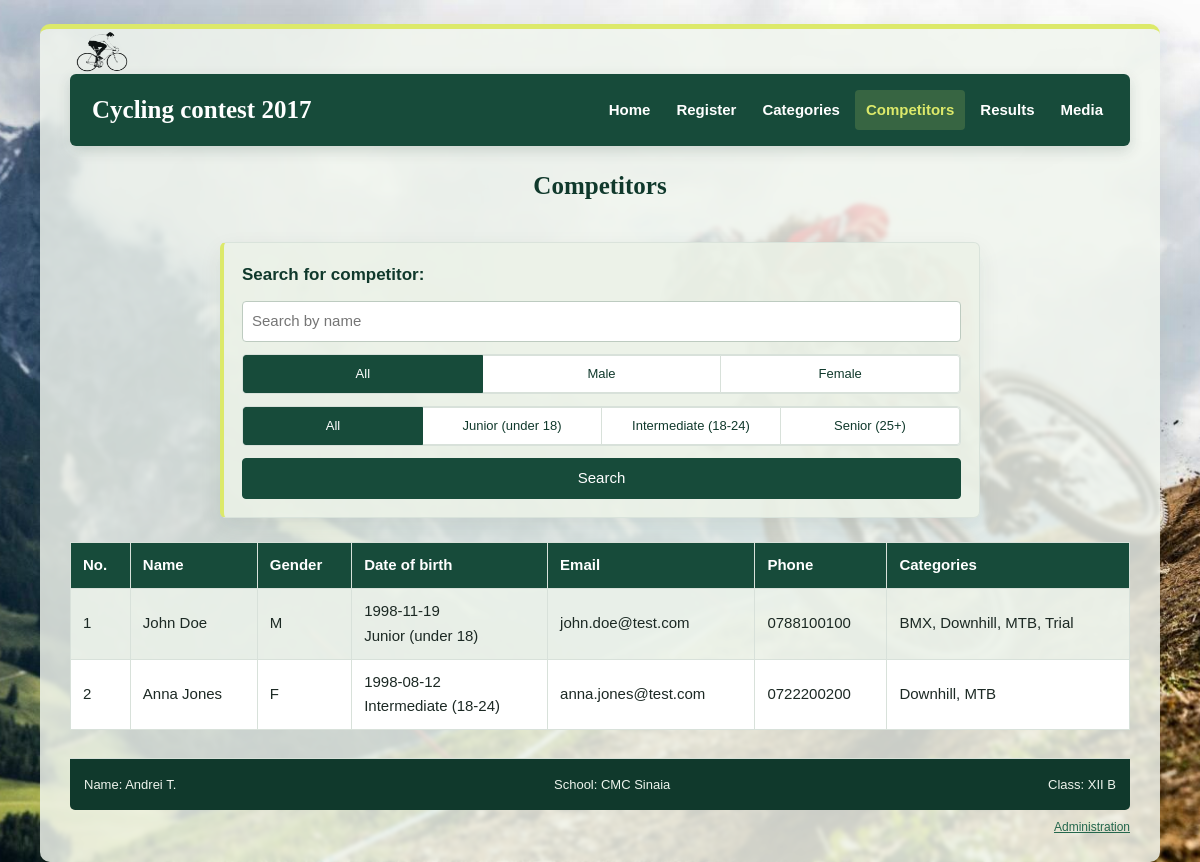
/competitors.php, run on the app's committed database.
### tables this page shows
CREATE TABLE IF NOT EXISTS `competitors` (
  `id` int NOT NULL AUTO_INCREMENT,
  `first_name` varchar(50) NOT NULL,
  `last_name` varchar(50) NOT NULL,
  `date_of_birth` date NOT NULL,
  `email` varchar(254) NOT NULL,
  `phone_number` varchar(20) NOT NULL,
  `gender` enum('M','F') NOT NULL,
  PRIMARY KEY (`id`),
  UNIQUE KEY `uq_competitors_email` (`email`)
);

### competitors.php (the view, shortened to what this page needs)
<?php
    include ("shared/header.php");
    $escape_html = static fn($value) => htmlspecialchars((string)$value, ENT_QUOTES, 'UTF-8');
?>
<h2 align="center">Competitors</h2>
<br />
<?php
    include __DIR__ . '/shared/search_form.php';
?>
<br />
<?php
    $parameters = [];
    $query = "SELECT cmp.id, cmp.first_name, cmp.last_name, cmp.gender,
                cmp.date_of_birth, cmp.email, cmp.phone_number, res.age_category,
                GROUP_CONCAT(DISTINCT cat.name SEPARATOR ', ') AS categories_name
        FROM competitors cmp
        JOIN results res ON cmp.id = res.competitor_id
        JOIN categories cat ON res.category_id = cat.id";
    $query .= " GROUP BY cmp.id, cmp.first_name, cmp.last_name, cmp.gender,
                cmp.date_of_birth, cmp.email, cmp.phone_number, res.age_category
                ORDER BY cmp.id";
    $statement = mysqli_prepare($link, $query);
    mysqli_stmt_execute($statement, $parameters);
    $result = mysqli_stmt_get_result($statement);
    if (mysqli_num_rows($result) == 0)
    {
        echo '<div class="empty-state" role="status">No competitors found.</div>';
    }
    else
    {
?>
<table class="data-table">
    <tr>
        <th>No.</th>
        <th>Name</th>
        <th>Gender</th>
        <th>Date of birth</th>
        <th>Email</th>
        <th>Phone</th>
        <th>Categories</th>
    </tr>
    <?php while($row = mysqli_fetch_assoc($result))
        {
    ?>
        <tr>
            <td> <?php echo (int)$row['id']; ?> </td>
            <td> <?php echo $escape_html($row['first_name'] . ' ' . $row['last_name']); ?> </td>
            <td> <?php echo $escape_html($row['gender']); ?> </td>
            <td>
                <?php echo $escape_html($row['date_of_birth']); ?><br>
                <?php echo $escape_html($row['age_category'] !== '' ? age_category::{$row['age_category']}->value : 'N/A'); ?>
            </td>
            <td> <?php echo $escape_html($row['email']); ?> </td>
            <td> <?php echo $escape_html($row['phone_number']); ?> </td>
            <td> <?php echo $escape_html($row['categories_name']); ?> </td>
		</tr>
    <?php
        }
    ?>
</table>
<?php
    }
?>
<?php
    include ("shared/footer.php");
?>

### css/styles.css (style rules this page uses)
:root { color-scheme: light; --ink: #1c2924; --muted: #64736c; --forest: #174b3a; --forest-deep: #10392c; --leaf: #dce96a; --paper: rgba(248, 250, 246, 0.86); --canvas: #edf2ec; --line: #d8e1da; --soft: rgba(238, 244, 235, 0.84); --danger: #a62e2e; }
* { box-sizing: border-box; }
body { margin: 0; padding: 24px 16px; background-color: #31483e; background-image: url("../images/background_landscape.jpg"); background-attachment: fixed; background-position: center; background-repeat: no-repeat; background-size: cover; color: var(--ink); font: 15px/1.65 "Trebuchet MS", Tahoma, sans-serif; }
h1, h2, h3, h4 { color: var(--forest-deep); line-height: 1.25; }
h2 { margin: 0 0 16px; font: 600 25px/1.25 Georgia, "Times New Roman", serif; }
table { width: 100%; border-collapse: collapse; text-align: left; }
.data-table { width: 100%; margin: 0 0 28px; }
th, td { padding: 10px 12px; border: 1px solid var(--line); }
th { background: var(--forest); color: #fff; font-weight: 600; }
td { background: #fff; }
tr:nth-child(even) td { background: var(--soft); }

### data on the page
competitors: id "1", first_name+last_name "John Doe", gender "M", date_of_birth "1998-11-19", value "Junior (under 18)", email "john.doe@test.com", phone_number "0788100100", categories_name "BMX, Downhill, MTB, Trial"
competitors: id "2", first_name+last_name "Anna Jones", gender "F", date_of_birth "1998-08-12", value "Intermediate (18-24)", email "anna.jones@test.com", phone_number "0722200200", categories_name "Downhill, MTB"

### other printed values
$escape_search_value($form['label']) "Search for competitor"
age_category::JUNIOR->value "Junior (under 18)"
age_category::INTERMEDIATE->value "Intermediate (18-24)"
age_category::SENIOR->value "Senior (25+)"
